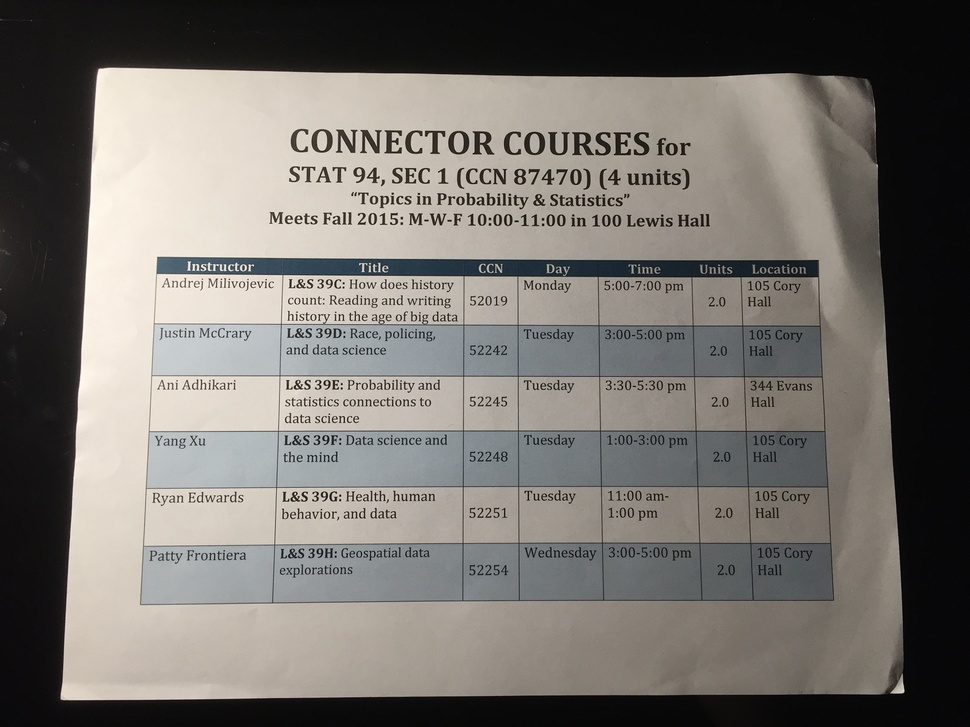
#> input picture transformation_perspective_app/src/modified_painting.jpg, 970 x 727 px, shrunk from 3264 x 2448 before the run
$ python -i document_scanner.py   (imports and definitions only)
#> lines starting #> are read from the running program, lines starting #| are printed output that depends on the picture; after the words box and inside, x2 and y2 are one past the last pixel; in counts of white or black regions, pixels touching at a corner belong together
#> further down, picture is the input picture: shape (727, 970, 3); mean B, G, R 109.6, 114.5, 118.2
import cv2
import numpy as np

class DocumentScanner:
    def scan_document(self, image):
        # Convertir l'image en niveaux de gris
        gray = cv2.cvtColor(image, cv2.COLOR_BGR2GRAY)

        # Appliquer un flou pour réduire le bruit
        blurred = cv2.GaussianBlur(gray, (5, 5), 0)

        # Détecter les bords dans l'image
        edged = cv2.Canny(blurred, 75, 200)
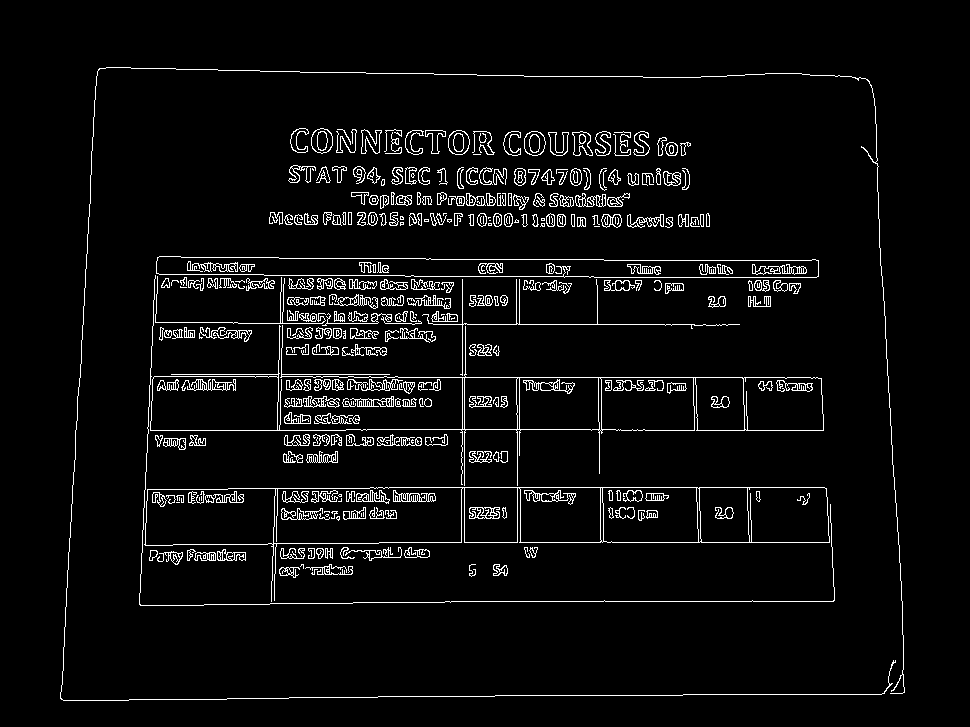
#> edged: shape (727, 970); 4.7% white in thin lines or dots, all inside (x1, y1, x2, y2) = (60, 67, 905, 701)

        # Trouver les contours dans l'image
        contours, _ = cv2.findContours(edged, cv2.RETR_EXTERNAL, cv2.CHAIN_APPROX_SIMPLE)
#> contours = 277 contours, 107 with area under 20; largest, box (x1, y1, x2, y2) and area: (144, 487, 830, 602) 37230, (150, 325, 824, 486) 25606, (156, 256, 819, 278) 11320, (311, 128, 333, 154) 425, (448, 130, 470, 155) 418

        # Trouver le plus grand contour
        if contours:
            largest_contour = max(contours, key=cv2.contourArea)
#> largest_contour = contour of 97 points, box (x1, y1, x2, y2) (144, 487, 830, 602), area 37230
            area = cv2.contourArea(largest_contour)
#> area = 37230.5
            if area < 0.1 * image.shape[0] * image.shape[1]:  # Ignore les petits contours
                print("Contour détecté trop petit, retour de l'image originale.")
                return image

            # Obtenir les coordonnées du contour
            peri = cv2.arcLength(largest_contour, True)
            approx = cv2.approxPolyDP(largest_contour, 0.02 * peri, True)

            if len(approx) == 4:
                # Obtenir les points de l'image
                pts = approx.reshape(4, 2)
                rect = self.order_points(pts)
                (tl, tr, br, bl) = rect

                widthA = np.linalg.norm(br - bl)
                widthB = np.linalg.norm(tr - tl)
                maxWidth = int(max(widthA, widthB))

                heightA = np.linalg.norm(tr - br)
                heightB = np.linalg.norm(tl - bl)
                maxHeight = int(max(heightA, heightB))

                # Définir les points de destination pour la transformation
                dst = np.array([
                    [0, 0],
                    [maxWidth - 1, 0],
                    [maxWidth - 1, maxHeight - 1],
                    [0, maxHeight - 1]
                ], dtype="float32")

                # Appliquer la transformation de perspective
                M = cv2.getPerspectiveTransform(rect, dst)
                scanned_image = cv2.warpPerspective(image, M, (maxWidth, maxHeight))
                return scanned_image

        print("Aucun document détecté, retour de l'image originale.")
        return image

    def order_points(self, pts):
        rect = np.zeros((4, 2), dtype="float32")
        s = pts.sum(axis=1)
        rect[0] = pts[np.argmin(s)]
        rect[2] = pts[np.argmax(s)]
        diff = np.diff(pts, axis=1)
        rect[1] = pts[np.argmin(diff)]
        rect[3] = pts[np.argmax(diff)]
        return rect

>>> import cv2
>>> picture = cv2.imread('../modified_painting.jpg')
>>> result = DocumentScanner().scan_document(picture)

$ run again, on transformation_perspective_app/src/scanned_image.jpg
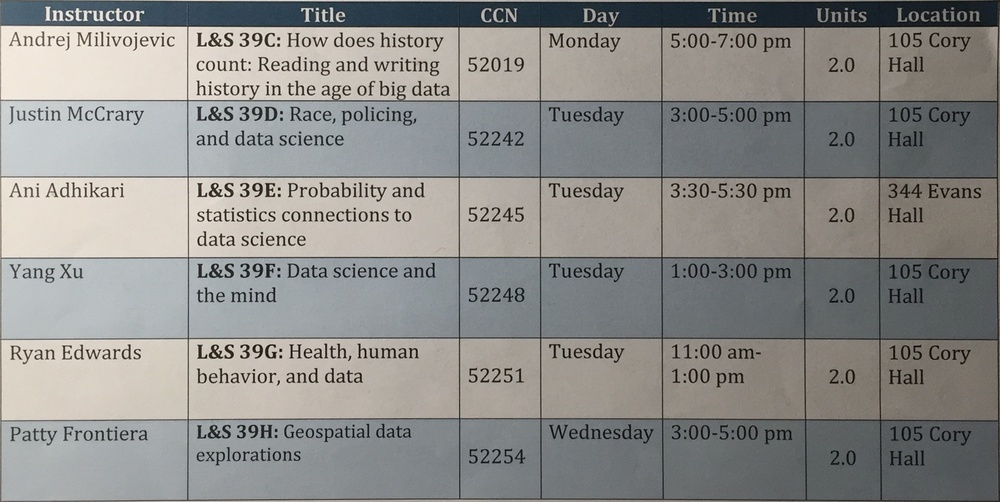
#> input picture transformation_perspective_app/src/scanned_image.jpg, 1000 x 502 px, shrunk from 2335 x 1172 before the run
#> picture is the input picture: shape (502, 1000, 3); mean B, G, R 138.2, 140.8, 141.5
#> in scan_document, `blurred = cv2.GaussianBlur(gray, (5, 5), 0)`:
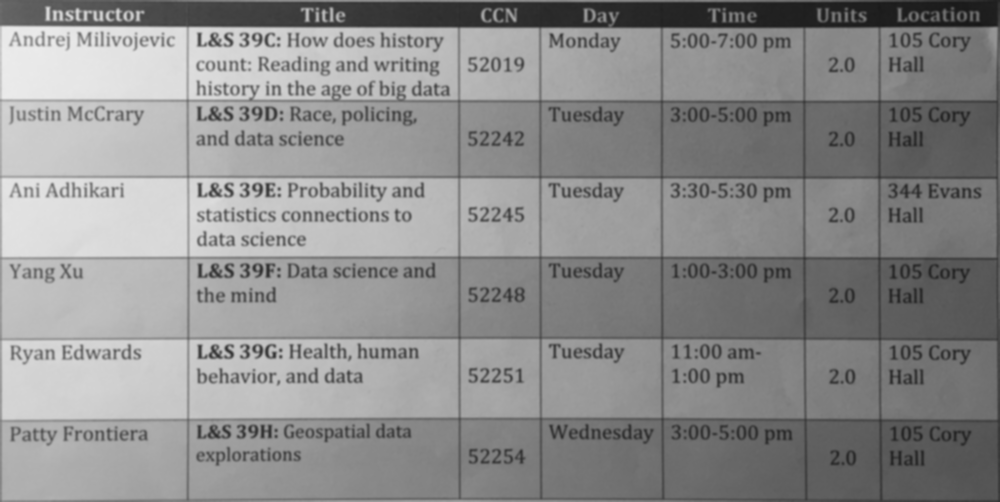
#> blurred: shape (502, 1000); min 23, max 236, mean 140.7
#> in scan_document, `edged = cv2.Canny(blurred, 75, 200)`:
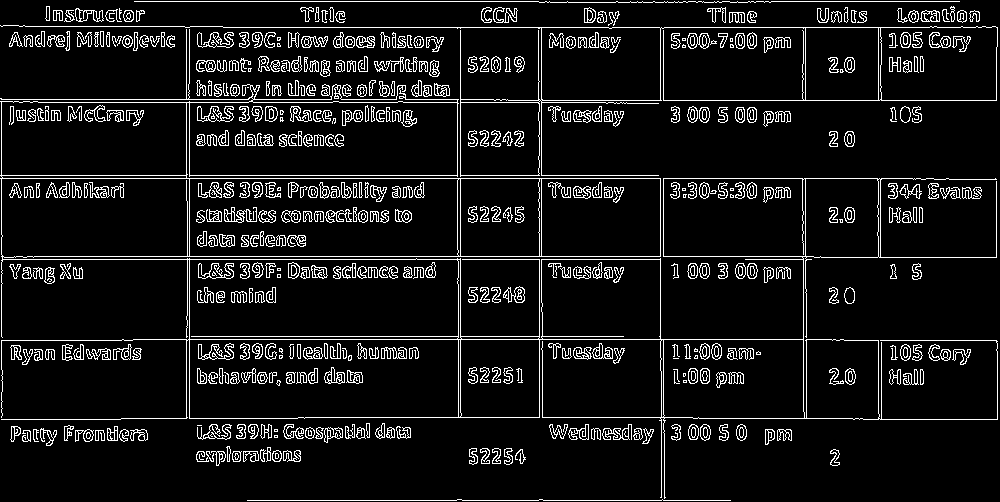
#> edged: shape (502, 1000); 8.7% white in thin lines or dots
#> contours = 263 contours, 52 with area under 20; largest, box (x1, y1, x2, y2) and area: (0, 29, 998, 499) 178700, (0, 25, 998, 177) 28623, (687, 33, 710, 49) 252, (197, 32, 234, 48) 247, (75, 8, 104, 22) 209
#> largest_contour = contour of 601 points, box (x1, y1, x2, y2) (0, 29, 998, 499), area 178700
#> area = 178699.5
#> peri = 10748.4
#> approx = [[0, 98], [253, 99], [1, 419], [997, 419], [995, 178]]
